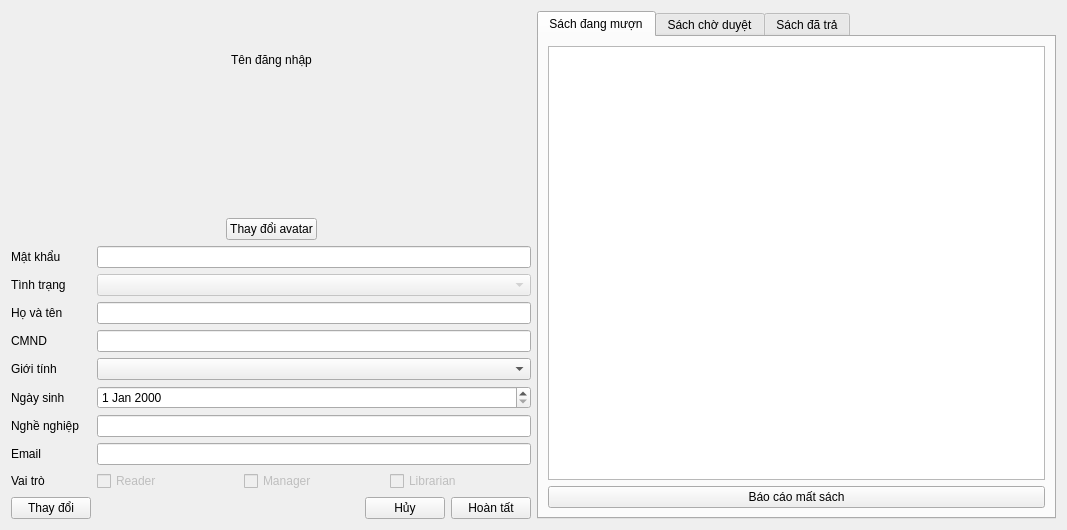
<?xml version="1.0" encoding="UTF-8"?>
<ui version="4.0">
 <class>Information</class>
 <widget class="QWidget" name="Information">
  <property name="geometry">
   <rect>
    <x>0</x>
    <y>0</y>
    <width>1067</width>
    <height>530</height>
   </rect>
  </property>
  <property name="windowTitle">
   <string>Form</string>
  </property>
  <layout class="QHBoxLayout" name="horizontalLayout_15">
   <item>
    <layout class="QHBoxLayout" name="horizontalLayout_14">
     <item>
      <layout class="QVBoxLayout" name="verticalLayout_4">
       <item>
        <layout class="QHBoxLayout" name="horizontalLayout_13">
         <item>
          <spacer name="horizontalSpacer">
           <property name="orientation">
            <enum>Qt::Horizontal</enum>
           </property>
           <property name="sizeHint" stdset="0">
            <size>
             <width>40</width>
             <height>20</height>
            </size>
           </property>
          </spacer>
         </item>
         <item>
          <layout class="QVBoxLayout" name="verticalLayout">
           <item>
            <widget class="QLabel" name="username">
             <property name="sizePolicy">
              <sizepolicy hsizetype="Preferred" vsizetype="Preferred">
               <horstretch>0</horstretch>
               <verstretch>0</verstretch>
              </sizepolicy>
             </property>
             <property name="minimumSize">
              <size>
               <width>80</width>
               <height>0</height>
              </size>
             </property>
             <property name="text">
              <string>Tên đăng nhập</string>
             </property>
             <property name="alignment">
              <set>Qt::AlignCenter</set>
             </property>
            </widget>
           </item>
           <item>
            <widget class="QLabel" name="avatar">
             <property name="text">
              <string/>
             </property>
            </widget>
           </item>
           <item>
            <widget class="QPushButton" name="avatarButton">
             <property name="text">
              <string>Thay đổi avatar</string>
             </property>
            </widget>
           </item>
          </layout>
         </item>
         <item>
          <spacer name="horizontalSpacer_3">
           <property name="orientation">
            <enum>Qt::Horizontal</enum>
           </property>
           <property name="sizeHint" stdset="0">
            <size>
             <width>40</width>
             <height>20</height>
            </size>
           </property>
          </spacer>
         </item>
        </layout>
       </item>
       <item>
        <layout class="QVBoxLayout" name="verticalLayout_3">
         <item>
          <layout class="QHBoxLayout" name="horizontalLayout">
           <item>
            <widget class="QLabel" name="label_2">
             <property name="sizePolicy">
              <sizepolicy hsizetype="Fixed" vsizetype="Preferred">
               <horstretch>0</horstretch>
               <verstretch>0</verstretch>
              </sizepolicy>
             </property>
             <property name="minimumSize">
              <size>
               <width>80</width>
               <height>0</height>
              </size>
             </property>
             <property name="text">
              <string>Mật khẩu</string>
             </property>
            </widget>
           </item>
           <item>
            <widget class="QLineEdit" name="ip_mk">
             <property name="echoMode">
              <enum>QLineEdit::Password</enum>
             </property>
             <property name="clearButtonEnabled">
              <bool>true</bool>
             </property>
            </widget>
           </item>
          </layout>
         </item>
         <item>
          <layout class="QHBoxLayout" name="horizontalLayout_2">
           <item>
            <widget class="QLabel" name="label_3">
             <property name="sizePolicy">
              <sizepolicy hsizetype="Fixed" vsizetype="Preferred">
               <horstretch>0</horstretch>
               <verstretch>0</verstretch>
              </sizepolicy>
             </property>
             <property name="minimumSize">
              <size>
               <width>80</width>
               <height>0</height>
              </size>
             </property>
             <property name="text">
              <string>Tình trạng</string>
             </property>
            </widget>
           </item>
           <item>
            <widget class="QComboBox" name="ip_tt">
             <property name="enabled">
              <bool>false</bool>
             </property>
            </widget>
           </item>
          </layout>
         </item>
         <item>
          <layout class="QHBoxLayout" name="horizontalLayout_3">
           <item>
            <widget class="QLabel" name="label_4">
             <property name="sizePolicy">
              <sizepolicy hsizetype="Fixed" vsizetype="Preferred">
               <horstretch>0</horstretch>
               <verstretch>0</verstretch>
              </sizepolicy>
             </property>
             <property name="minimumSize">
              <size>
               <width>80</width>
               <height>0</height>
              </size>
             </property>
             <property name="text">
              <string>Họ và tên</string>
             </property>
            </widget>
           </item>
           <item>
            <widget class="QLineEdit" name="ip_hvt"/>
           </item>
          </layout>
         </item>
         <item>
          <layout class="QHBoxLayout" name="horizontalLayout_4">
           <item>
            <widget class="QLabel" name="label_5">
             <property name="sizePolicy">
              <sizepolicy hsizetype="Fixed" vsizetype="Preferred">
               <horstretch>0</horstretch>
               <verstretch>0</verstretch>
              </sizepolicy>
             </property>
             <property name="minimumSize">
              <size>
               <width>80</width>
               <height>0</height>
              </size>
             </property>
             <property name="text">
              <string>CMND</string>
             </property>
            </widget>
           </item>
           <item>
            <widget class="QLineEdit" name="ip_cmnd">
             <property name="inputMethodHints">
              <set>Qt::ImhDigitsOnly</set>
             </property>
            </widget>
           </item>
          </layout>
         </item>
         <item>
          <layout class="QHBoxLayout" name="horizontalLayout_5">
           <item>
            <widget class="QLabel" name="label_6">
             <property name="sizePolicy">
              <sizepolicy hsizetype="Fixed" vsizetype="Preferred">
               <horstretch>0</horstretch>
               <verstretch>0</verstretch>
              </sizepolicy>
             </property>
             <property name="minimumSize">
              <size>
               <width>80</width>
               <height>0</height>
              </size>
             </property>
             <property name="text">
              <string>Giới tính</string>
             </property>
            </widget>
           </item>
           <item>
            <layout class="QHBoxLayout" name="gt_form">
             <item>
              <widget class="QComboBox" name="ip_gt"/>
             </item>
            </layout>
           </item>
          </layout>
         </item>
         <item>
          <layout class="QHBoxLayout" name="horizontalLayout_6">
           <item>
            <widget class="QLabel" name="label_7">
             <property name="sizePolicy">
              <sizepolicy hsizetype="Fixed" vsizetype="Preferred">
               <horstretch>0</horstretch>
               <verstretch>0</verstretch>
              </sizepolicy>
             </property>
             <property name="minimumSize">
              <size>
               <width>80</width>
               <height>0</height>
              </size>
             </property>
             <property name="text">
              <string>Ngày sinh</string>
             </property>
            </widget>
           </item>
           <item>
            <layout class="QHBoxLayout" name="ns_form">
             <item>
              <widget class="QDateEdit" name="ip_ns"/>
             </item>
            </layout>
           </item>
          </layout>
         </item>
         <item>
          <layout class="QHBoxLayout" name="horizontalLayout_7">
           <item>
            <widget class="QLabel" name="label_8">
             <property name="sizePolicy">
              <sizepolicy hsizetype="Fixed" vsizetype="Preferred">
               <horstretch>0</horstretch>
               <verstretch>0</verstretch>
              </sizepolicy>
             </property>
             <property name="minimumSize">
              <size>
               <width>80</width>
               <height>0</height>
              </size>
             </property>
             <property name="text">
              <string>Nghề nghiệp</string>
             </property>
            </widget>
           </item>
           <item>
            <widget class="QLineEdit" name="ip_nn"/>
           </item>
          </layout>
         </item>
         <item>
          <layout class="QHBoxLayout" name="horizontalLayout_8">
           <item>
            <widget class="QLabel" name="label_9">
             <property name="sizePolicy">
              <sizepolicy hsizetype="Fixed" vsizetype="Preferred">
               <horstretch>0</horstretch>
               <verstretch>0</verstretch>
              </sizepolicy>
             </property>
             <property name="minimumSize">
              <size>
               <width>80</width>
               <height>0</height>
              </size>
             </property>
             <property name="text">
              <string>Email</string>
             </property>
            </widget>
           </item>
           <item>
            <widget class="QLineEdit" name="ip_em">
             <property name="inputMethodHints">
              <set>Qt::ImhEmailCharactersOnly</set>
             </property>
            </widget>
           </item>
          </layout>
         </item>
         <item>
          <layout class="QHBoxLayout" name="horizontalLayout_9">
           <item>
            <widget class="QLabel" name="label_10">
             <property name="sizePolicy">
              <sizepolicy hsizetype="Fixed" vsizetype="Preferred">
               <horstretch>0</horstretch>
               <verstretch>0</verstretch>
              </sizepolicy>
             </property>
             <property name="minimumSize">
              <size>
               <width>80</width>
               <height>0</height>
              </size>
             </property>
             <property name="text">
              <string>Vai trò</string>
             </property>
            </widget>
           </item>
           <item>
            <layout class="QHBoxLayout" name="vt_form">
             <item>
              <widget class="QCheckBox" name="ip_vt_reader">
               <property name="enabled">
                <bool>false</bool>
               </property>
               <property name="text">
                <string>Reader</string>
               </property>
              </widget>
             </item>
             <item>
              <widget class="QCheckBox" name="ip_vt_manager">
               <property name="enabled">
                <bool>false</bool>
               </property>
               <property name="text">
                <string>Manager</string>
               </property>
              </widget>
             </item>
             <item>
              <widget class="QCheckBox" name="ip_vt_librarian">
               <property name="enabled">
                <bool>false</bool>
               </property>
               <property name="text">
                <string>Librarian</string>
               </property>
              </widget>
             </item>
            </layout>
           </item>
          </layout>
         </item>
         <item>
          <layout class="QHBoxLayout" name="horizontalLayout_10">
           <item>
            <layout class="QHBoxLayout" name="horizontalLayout_11">
             <item>
              <widget class="QPushButton" name="thayDoiButton">
               <property name="text">
                <string>Thay đổi</string>
               </property>
              </widget>
             </item>
            </layout>
           </item>
           <item>
            <layout class="QHBoxLayout" name="horizontalLayout_12">
             <item>
              <spacer name="horizontalSpacer_2">
               <property name="orientation">
                <enum>Qt::Horizontal</enum>
               </property>
               <property name="sizeHint" stdset="0">
                <size>
                 <width>40</width>
                 <height>20</height>
                </size>
               </property>
              </spacer>
             </item>
             <item>
              <widget class="QPushButton" name="huyButton">
               <property name="text">
                <string>Hủy</string>
               </property>
              </widget>
             </item>
             <item>
              <widget class="QPushButton" name="hoanTatButton">
               <property name="text">
                <string>Hoàn tất</string>
               </property>
               <property name="flat">
                <bool>false</bool>
               </property>
              </widget>
             </item>
            </layout>
           </item>
          </layout>
         </item>
        </layout>
       </item>
      </layout>
     </item>
     <item>
      <layout class="QVBoxLayout" name="verticalLayout_2">
       <item>
        <widget class="QTabWidget" name="tabWidget">
         <property name="currentIndex">
          <number>0</number>
         </property>
         <widget class="QWidget" name="tab">
          <attribute name="title">
           <string>Sách đang mượn</string>
          </attribute>
          <layout class="QVBoxLayout" name="verticalLayout_5">
           <item>
            <widget class="QTableView" name="sachDangMuon">
             <property name="editTriggers">
              <set>QAbstractItemView::NoEditTriggers</set>
             </property>
             <property name="selectionBehavior">
              <enum>QAbstractItemView::SelectRows</enum>
             </property>
             <property name="sortingEnabled">
              <bool>true</bool>
             </property>
            </widget>
           </item>
           <item>
            <widget class="QPushButton" name="matSachButton">
             <property name="enabled">
              <bool>true</bool>
             </property>
             <property name="text">
              <string>Báo cáo mất sách</string>
             </property>
            </widget>
           </item>
          </layout>
         </widget>
         <widget class="QWidget" name="tab_2">
          <attribute name="title">
           <string>Sách chờ duyệt</string>
          </attribute>
          <layout class="QVBoxLayout" name="verticalLayout_6">
           <item>
            <widget class="QTableView" name="sachChoDuyet">
             <property name="editTriggers">
              <set>QAbstractItemView::NoEditTriggers</set>
             </property>
             <property name="selectionBehavior">
              <enum>QAbstractItemView::SelectRows</enum>
             </property>
            </widget>
           </item>
          </layout>
         </widget>
         <widget class="QWidget" name="tab_3">
          <attribute name="title">
           <string>Sách đã trả</string>
          </attribute>
          <layout class="QVBoxLayout" name="verticalLayout_7">
           <item>
            <widget class="QTableView" name="sachDaMuon">
             <property name="editTriggers">
              <set>QAbstractItemView::NoEditTriggers</set>
             </property>
             <property name="selectionBehavior">
              <enum>QAbstractItemView::SelectRows</enum>
             </property>
            </widget>
           </item>
          </layout>
         </widget>
        </widget>
       </item>
      </layout>
     </item>
    </layout>
   </item>
  </layout>
 </widget>
 <resources/>
 <connections/>
</ui>
